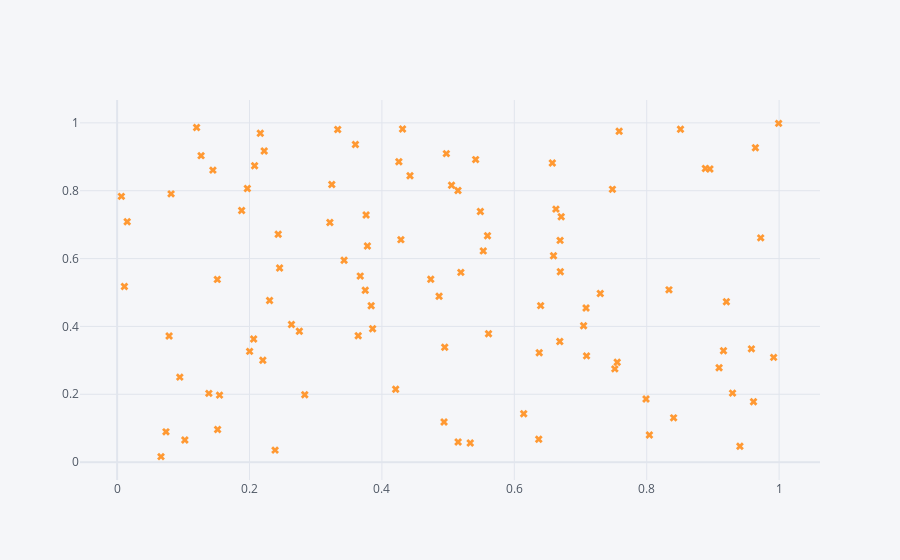

Notebook code cell kept with this figure:
### Code cell
df.iplot(kind='scatter',x='a',y='b',mode='markers',size=7,symbol='x')
